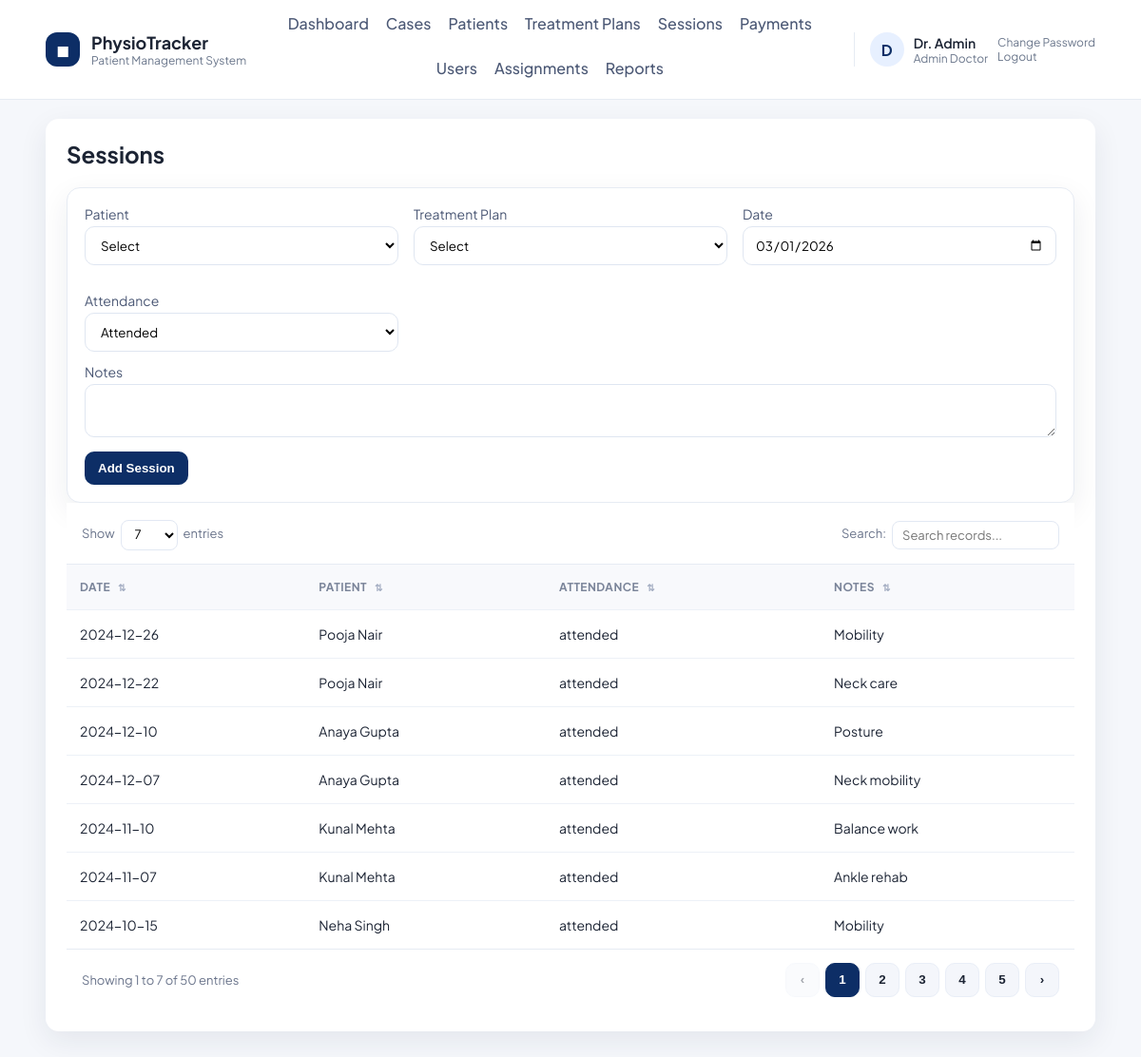
Screenshot of /admin/sessions.php (signed in) with the database file from the repository.
### tables this page shows
CREATE TABLE users (
    id INT AUTO_INCREMENT PRIMARY KEY,
    role ENUM('admin_doctor','sub_doctor','receptionist','patient') NOT NULL,
    name VARCHAR(120) NOT NULL,
    email VARCHAR(180) NOT NULL UNIQUE,
    password_hash VARCHAR(255) NOT NULL,
    security_question VARCHAR(255) NOT NULL,
    security_answer_hash VARCHAR(255) NOT NULL,
    active TINYINT(1) NOT NULL DEFAULT 1,
    can_view_reports TINYINT(1) NOT NULL DEFAULT 1,
    created_at TIMESTAMP DEFAULT CURRENT_TIMESTAMP
);

CREATE TABLE sessions (
    id INT AUTO_INCREMENT PRIMARY KEY,
    patient_id INT NOT NULL,
    treatment_plan_id INT NOT NULL,
    case_id INT NULL,
    session_date DATE NOT NULL,
    attendance ENUM('attended','missed','cancelled') DEFAULT 'attended',
    notes TEXT,
    created_by INT NULL,
    created_at TIMESTAMP DEFAULT CURRENT_TIMESTAMP,
    FOREIGN KEY (patient_id) REFERENCES patients(id) ON DELETE CASCADE,
    FOREIGN KEY (treatment_plan_id) REFERENCES treatment_plans(id) ON DELETE CASCADE,
    FOREIGN KEY (case_id) REFERENCES patient_cases(id) ON DELETE SET NULL
);

CREATE TABLE patients (
    id INT AUTO_INCREMENT PRIMARY KEY,
    user_id INT NULL,
    first_name VARCHAR(80) NOT NULL,
    last_name VARCHAR(80) NOT NULL,
    age INT NULL,
    gender VARCHAR(20),
    dob DATE NULL,
    occupation VARCHAR(120),
    assessment_date DATE NULL,
    dominance VARCHAR(50),
    condition_duration VARCHAR(100),
    phone VARCHAR(40),
    address VARCHAR(255),
    emergency_contact VARCHAR(120),
    chief_complain TEXT,
    history_present_illness TEXT,
    past_medical_history TEXT,
    surgical_history TEXT,
    palpation_tenderness TEXT,
    palpation_oedema VARCHAR(50),
    palpation_warmth TEXT,
    palpation_crepitus ENUM('yes','no') NULL,
    examination_rom TEXT,
    muscle_power TEXT,
    muscle_bulk TEXT,
    pain_type TEXT,
    pain_site TEXT,
    pain_nature TEXT,
    pain_aggravating_factor TEXT,
    pain_relieving_factor TEXT,
    pain_measurement TINYINT NULL,
    gait_assessment TEXT,
    diagnosis TEXT,
    treatment_goals TEXT,
    created_by INT NULL,
    created_at TIMESTAMP DEFAULT CURRENT_TIMESTAMP,
    FOREIGN KEY (user_id) REFERENCES users(id) ON DELETE SET NULL
);

### db.php (called while the page is built, shortened)
<?php
function db(): PDO
{
    static $pdo = null;
    if ($pdo === null) {
        $dsn = 'mysql:host=' . DB_HOST . ';dbname=' . DB_NAME . ';charset=utf8mb4';
        $pdo = new PDO($dsn, DB_USER, DB_PASS, [
            PDO::ATTR_ERRMODE => PDO::ERRMODE_EXCEPTION,
            PDO::ATTR_DEFAULT_FETCH_MODE => PDO::FETCH_ASSOC,
        ]);
    }
    return $pdo;
}

### auth.php (called while the page is built, shortened)
<?php
require_once __DIR__ . '/db.php';
require_once __DIR__ . '/helpers.php';
function current_user(): ?array
{
    $stmt = db()->prepare('SELECT * FROM users WHERE id = ?');
    $stmt->execute([$_SESSION['user_id']]);
    $user = $stmt->fetch();
    return $user ?: null;
}

### helpers.php (called while the page is built, shortened)
<?php
require_once __DIR__ . '/db.php';
function e(string $value): string
{
    return htmlspecialchars($value, ENT_QUOTES, 'UTF-8');
}
function current_date(): string
{
    return date('Y-m-d');
}

### admin/sessions.php (the view, shortened to what this page needs)
<?php
require_once __DIR__ . '/../auth.php';
require_once __DIR__ . '/../helpers.php';
$pdo = db();
$caseId = (int) ($_GET['case_id'] ?? 0);
$plansQuery = 'SELECT id, patient_id, total_sessions FROM treatment_plans';
$planParams = [];
$plansQuery .= ' ORDER BY created_at DESC';
$plansStmt = $pdo->prepare($plansQuery);
$plansStmt->execute($planParams);
$plans = $plansStmt->fetchAll();
$planDisabled = $caseId && !$plans;
$sessionsQuery = '
    SELECT s.*, p.first_name, p.last_name
    FROM sessions s
    JOIN patients p ON p.id = s.patient_id
';
$sessionParams = [];
$sessionsQuery .= ' ORDER BY s.session_date DESC';
$sessionsStmt = $pdo->prepare($sessionsQuery);
$sessionsStmt->execute($sessionParams);
$sessions = $sessionsStmt->fetchAll();
require __DIR__ . '/../layout/header.php';
?>
<h2>Sessions</h2>
<form method="post">
    <div class="form-card">
        <div class="grid">
            <label>Patient
                <select name="patient_id" required>
                    <option value="">Select</option>
                </select>
            </label>
            <label>Treatment Plan
                <select name="treatment_plan_id" required <?php if ($planDisabled) echo 'disabled'; ?>>
                    <option value="">Select</option>
                </select>
            </label>
            <label>Date
                <input type="date" name="session_date" value="<?php echo current_date(); ?>">
            </label>
            <label>Attendance
                <select name="attendance">
                    <option value="attended">Attended</option>
                </select>
            </label>
        </div>
        <label>Notes
            <textarea name="notes" rows="2"></textarea>
        </label>
        <button class="btn" type="submit" <?php if ($planDisabled) echo 'disabled'; ?>>Add Session</button>
    </div>
</form>
<table class="data-table" data-page-size="7">
    <thead><tr><th>Date</th><th>Patient</th><th>Attendance</th><th>Notes</th></tr></thead>
    <tbody>
    <?php foreach ($sessions as $s): ?>
        <tr>
            <td><?php echo e($s['session_date']); ?></td>
            <td><?php echo e($s['first_name'] . ' ' . $s['last_name']); ?></td>
            <td><?php echo e($s['attendance']); ?></td>
            <td><?php echo e($s['notes']); ?></td>
        </tr>
    <?php endforeach; ?>
    </tbody>
</table>
<?php require __DIR__ . '/../layout/footer.php'; ?>

### layout/header.php (shortened to what this page needs)
<?php
require_once __DIR__ . '/../auth.php';
require_once __DIR__ . '/../helpers.php';
$user = current_user();
$role = $user['role'] ?? '';
$menu = [];
if ($user) {
    if ($role === 'admin_doctor') {
        $menu = [
            'Dashboard' => 'admin/dashboard.php',
            'Cases' => 'admin/cases.php',
            'Patients' => 'admin/patients.php',
            'Treatment Plans' => 'admin/treatment_plans.php',
            'Sessions' => 'admin/sessions.php',
            'Payments' => 'admin/payments.php',
            'Users' => 'admin/users.php',
            'Assignments' => 'admin/assignments.php',
        ];
        if ((int) $user['can_view_reports'] === 1) {
            $menu['Reports'] = 'admin/reports.php';
        }
    } elseif ($role === 'sub_doctor') {
        $menu = [
            'Dashboard' => 'subdoctor/dashboard.php',
            'Assigned Patients' => 'subdoctor/patients.php',
            'Session Notes' => 'subdoctor/sessions.php',
        ];
    } elseif ($role === 'receptionist') {
        $menu = [
            'Dashboard' => 'receptionist/dashboard.php',
            'Register Patients' => 'receptionist/patients.php',
            'Payments' => 'receptionist/payments.php',
        ];
    }
}
?>
<!doctype html>
<html>
<head>
    <?php $cssVersion = @filemtime(__DIR__ . '/../assets/style.css') ?: time(); ?>
    <link rel="stylesheet" href="<?php echo BASE_URL; ?>assets/style.css?v=<?php echo $cssVersion; ?>">
</head>
<body>
<header class="site-header">
    <div class="header-inner">
        <div class="brand">
            <div class="brand-mark">◼︎</div>
            <div>
                <div class="brand-title">PhysioTracker</div>
                <div class="brand-subtitle">Patient Management System</div>
            </div>
        </div>
        <nav class="main-nav">
            <?php if ($user): ?>
                <?php foreach ($menu as $label => $path): ?>
                    <a href="<?php echo BASE_URL . $path; ?>"><?php echo e($label); ?></a>
                <?php endforeach; ?>
            <?php else: ?>
                <a href="<?php echo BASE_URL; ?>login.php">Login</a>
            <?php endif; ?>
        </nav>
        <?php if ($user): ?>
            <div class="user-chip">
                <div class="user-avatar"><?php echo e(strtoupper(substr($user['name'], 0, 1))); ?></div>
                <div>
                    <div class="user-name"><?php echo e($user['name']); ?></div>
                    <div class="user-role"><?php echo e(str_replace('_', ' ', $role)); ?></div>
                </div>
                <div class="user-actions">
                    <a href="<?php echo BASE_URL; ?>change_password.php">Change Password</a>
                    <a href="<?php echo BASE_URL; ?>logout.php">Logout</a>
                </div>
            </div>
        <?php endif; ?>
    </div>
</header>
<main class="page">
    <div class="container">

### assets/style.css (style rules this page uses)
:root { --bg: #f5f7fb; --card: #ffffff; --text: #1c2434; --muted: #6b778c; --primary: #0d2e66; --primary-100: #e7f0ff; --border: #e6ebf3; --shadow: 0 10px 30px rgba(23, 36, 58, 0.08); --radius: 14px; }
* { box-sizing: border-box; }
body { font-family: "Plus Jakarta Sans", "Manrope", "Inter", Arial, sans-serif; margin: 0; background: var(--bg); color: var(--text); }
a { color: inherit; }
.site-header { background: #ffffff; border-bottom: 1px solid var(--border); position: sticky; top: 0; z-index: 20; }
.header-inner { width: 92%; max-width: 1280px; margin: 0 auto; display: flex; align-items: center; justify-content: space-between; gap: 18px; padding: 14px 0; flex-wrap: wrap; }
.brand { display: flex; align-items: center; gap: 12px; }
.brand-mark { background: var(--primary); color: #fff; width: 36px; height: 36px; display: grid; place-items: center; border-radius: 12px; font-weight: 700; }
.brand-title { font-weight: 700; font-size: 18px; }
.brand-subtitle { font-size: 12px; color: var(--muted); }
.main-nav { display: flex; gap: 18px; flex-wrap: wrap; justify-content: center; flex: 1; }
.main-nav a { text-decoration: none; font-weight: 500; color: #4b5875; padding-bottom: 6px; border-bottom: 2px solid transparent; }
.user-chip { display: flex; align-items: center; gap: 10px; border-left: 1px solid var(--border); padding-left: 16px; }
.user-avatar { width: 36px; height: 36px; border-radius: 50%; background: var(--primary-100); display: grid; place-items: center; font-weight: 700; color: var(--primary); }
.user-name { font-weight: 600; font-size: 14px; }
.user-role { font-size: 12px; color: var(--muted); text-transform: capitalize; }
.user-actions a { display: block; font-size: 12px; color: var(--muted); text-decoration: none; }
.page { padding: 20px 0 40px; }
.container { width: 92%; max-width: 1280px; margin: 0 auto; background: var(--card); padding: 22px; border-radius: var(--radius); box-shadow: var(--shadow); }
h2 { margin-top: 0; color: var(--text); font-weight: 700; }
.grid { display: grid; grid-template-columns: repeat(1, minmax(0, 1fr)); gap: 16px; }
table { width: 100%; border-collapse: separate; border-spacing: 0; }
th, td { border-bottom: 1px solid #edf1f7; padding: 16px 14px; text-align: left; font-size: 14px; white-space: nowrap; }
th { background: #f8f9fc; color: #7a8499; font-weight: 700; text-transform: uppercase; letter-spacing: 0.04em; font-size: 12px; }
th.sortable { cursor: pointer; position: relative; }
th.sortable::after { content: '⇅'; font-size: 10px; color: #a2acc1; margin-left: 8px; }
tbody tr { background: #fff; }
tbody tr:last-child td { border-bottom: 0; }
.btn { display: inline-flex; align-items: center; justify-content: center; padding: 10px 14px; background: var(--primary); color: #fff; text-decoration: none; border-radius: 10px; border: 0; cursor: pointer; font-weight: 600; white-space: nowrap; }
.form-card { background: var(--card); border: 1px solid var(--border); border-radius: var(--radius); padding: 18px; box-shadow: var(--shadow); }
input, select, textarea { width: 100%; padding: 10px 12px; margin-top: 4px; border: 1px solid #dfe6f1; border-radius: 10px; background: #fff; font-family: inherit; }
label { display: block; margin-bottom: 12px; font-size: 14px; color: #4b5875; }
@media (min-width: 640px) { .grid { grid-template-columns: repeat(2, minmax(0, 1fr)); } }
@media (min-width: 640px) { .form-card .grid, .form-grid { grid-template-columns: repeat(2, minmax(0, 1fr)); } }
@media (min-width: 768px) { .grid { grid-template-columns: repeat(4, minmax(0, 1fr)); } }
@media (min-width: 1024px) { .form-card .grid, .form-grid { grid-template-columns: repeat(3, minmax(0, 1fr)); } }

### rows the page displays
users: name "D", name "Dr. Admin", role "Admin Doctor"
sessions: session_date "2024-12-26", patient.last_name "Pooja Nair", attendance "attended", notes "Mobility"
sessions: session_date "2024-12-22", patient.last_name "Pooja Nair", attendance "attended", notes "Neck care"
sessions: session_date "2024-12-10", patient.last_name "Anaya Gupta", attendance "attended", notes "Posture"
sessions: session_date "2024-12-07", patient.last_name "Anaya Gupta", attendance "attended", notes "Neck mobility"
sessions: session_date "2024-11-10", patient.last_name "Kunal Mehta", attendance "attended", notes "Balance work"
sessions: session_date "2024-11-07", patient.last_name "Kunal Mehta", attendance "attended", notes "Ankle rehab"
sessions: session_date "2024-10-15", patient.last_name "Neha Singh", attendance "attended", notes "Mobility"

### other values shown
$label "Dashboard"
$label "Cases"
$label "Patients"
$label "Treatment Plans"
$label "Sessions"
$label "Payments"
$label "Users"
$label "Assignments"
$label "Reports"
